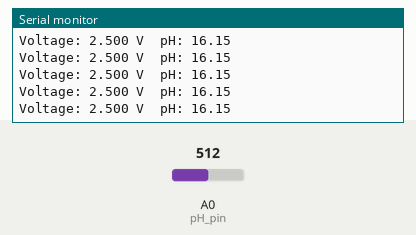
This sketch was run on a simulated Arduino Uno, built with avr-gcc and run on an emulated ATmega328P. Shown: the last lines printed to the serial monitor. The inputs (shaded band) are chosen by the test bench; at power-on: A0 (pH_pin) = 512.

Above: at 1.2 s.
1.3 s: A0 (pH_pin) set to 716
At 1.32 s:
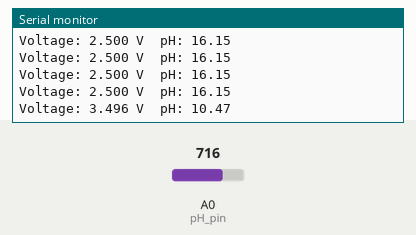
2.8 s: A0 (pH_pin) set to 900
At 2.84 s:
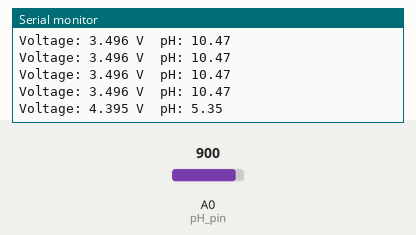
Timing chart, 0 to 5.8 s (numbered marks = the images above; inputs shaded):
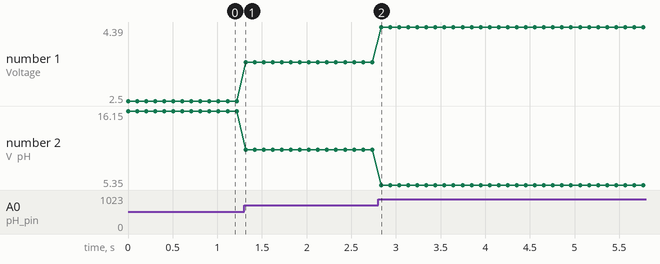

Measured:
- after the input at 1.3 s, the serial monitor: prints a new line at once (image 1)
- after the input at 2.8 s, the serial monitor: prints a new line at once (image 2)
- plotted number 1: 2.5 → 3.5 after the input at 1.3 s, 3.5 → 4.39 after the input at 2.8 s
- plotted number 2: 16.15 → 10.47 after the input at 1.3 s, 10.47 → 5.35 after the input at 2.8 s

The sketch:

sketch_jul20b.ino
```cpp
const int pH_pin = A0;
float voltage, pH;

void setup() {
  Serial.begin(9600);
}

void loop() {
  int sensorValue = analogRead(pH_pin);           // 10-bit ADC: 0–1023
  float voltage = analogRead(A0) * (5.0 / 1024.0);
  float pH = -5.70 * voltage + 30.4;  // example: adjust based on two real measurements


  Serial.print("Voltage: ");
  Serial.print(voltage, 3);
  Serial.print(" V\tpH: ");
  Serial.println(pH, 2);

  delay(100);  // Sample every 1 second
}
```
